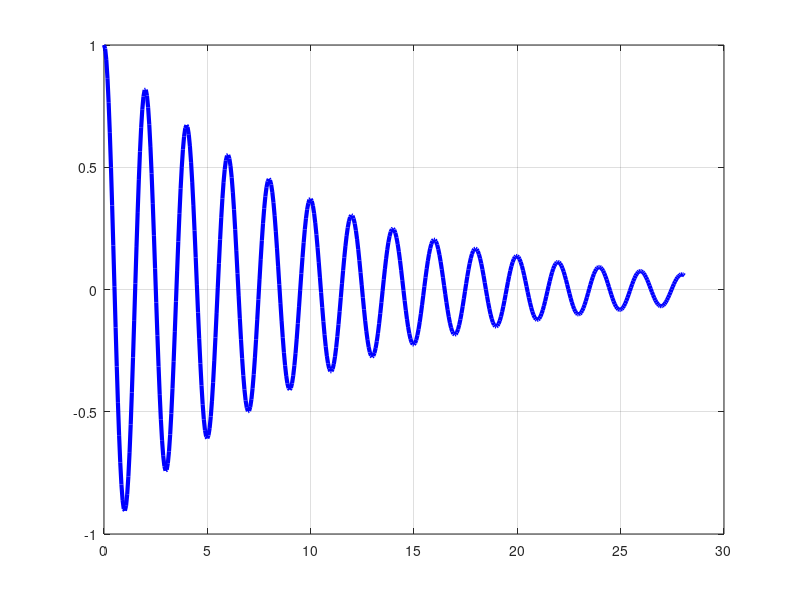
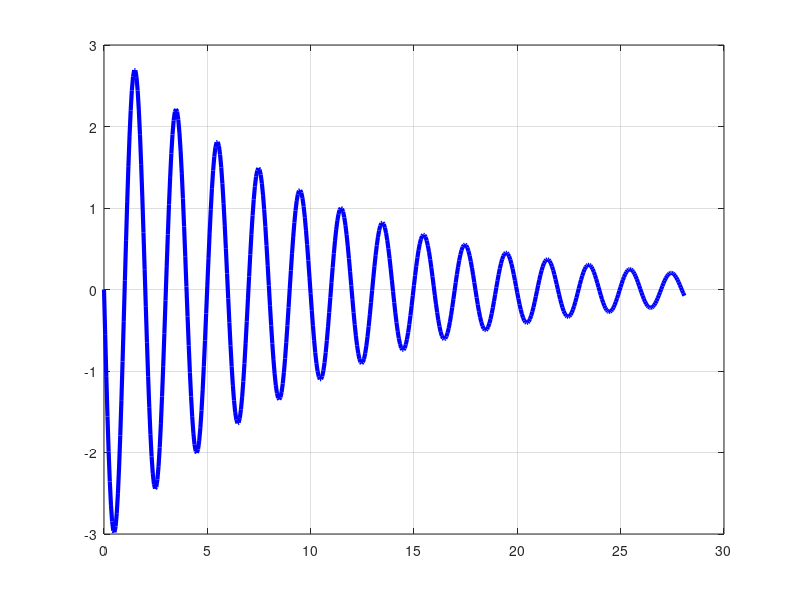
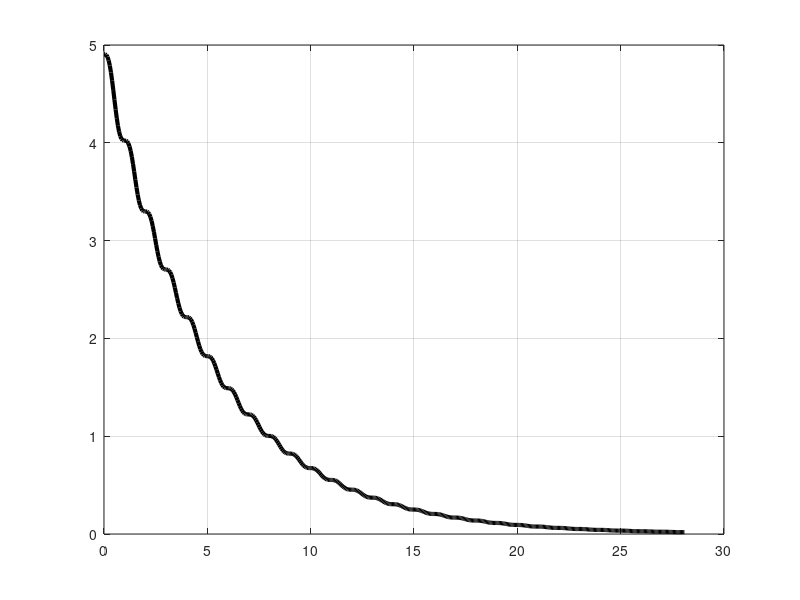

Reproduce these figures in MATLAB, in order.
clear all; close all;
g = 9.811; l = 1,0; m = 1; b = 0.2; w = sqrt(g/l); tf = (2*pi/w)*14;
N = 500; dt = tf/N; t(1) = 0; x(1) = 1; vx(1) = 0;
%%%%%%%%%%%%%%%%%%%%%%%%%%%%%%%%%%%%%%%%%%%%%%%%%%%%%%%%%%%%%%%%%%%%
for n = 1:N
  t(n+1) = n*dt;
  xhalf = x(n) + vx(n)*(dt/2);
  vxhalf = vx(n) -(w^2)*x(n)*(dt/2) - (b/m)*vx(n)*(dt/2);
  x(n+1) = x(n) + vxhalf*(dt);
  vx(n+1) = vx(n) -(w^2)*xhalf*(dt) - (b/m)*vxhalf*dt;
end
%%%%%%%%%%%%%%%%%%%%%%%%%%%%%%%%%%%%%%%%%%%%%%%%%%%%%%%%%%%%%%%%%%%%
figure(1);clf;
plot(t,x,'b-','linewidth',3);grid on;
figure(2);clf;
plot(t,vx,'b-','linewidth',3);grid on;
figure(3);clf;
plot(t,0.5*m*vx.^(2) + 0.5*g*l*x.^(2) ,'k-','linewidth',3);grid on;
